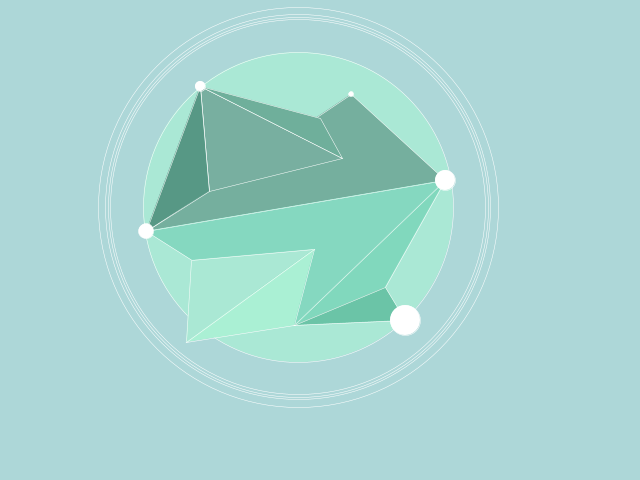
Frame 1 (no input)
Frame 60 (the mouse pressed at the canvas centre just before this capture): identical to frame 1, image omitted
Frame 120 (the mouse held since frame 60 and released just before this capture): identical to frame 1, image omitted

The Processing sketch that drew this single still picture (run headless with seeded random() and noise(); from frame 60 on, the mouse is pressed at the canvas centre):

// Processing sketch: processing_13445
// ── processing_13445.pde

void setup(){
  size(640,480);
  smooth();
}

void draw(){
  background(173,215,216);
  stroke(255);
  strokeWeight(.5);
  
  fill(170,232,213);
  ellipse(298,207,310,310);
  
  //background circles
  noFill();
  ellipse(298,207,400,400);
  ellipse(298,207,385,385);
  ellipse(298,207,380,380);
  ellipse(298,207,375,375);
  
  //main triangle shape
  fill(117,175,158);
  triangle(146,231,351,94,445,180);
  
  fill(133,216,192);
  triangle(146,231,445,180,294,325);
  
  fill(129,216,189);  
  triangle(385,287,445,180,294,325);
  
  fill(170,232,212);  
  triangle(186,342,191,260,314,249);

  fill(170,240,212);  
  triangle(186,342,314,249,294,325);
  //top
  fill(120,175,160);  
  triangle(342,158,200,86,209,191);
  
  fill(111,175,155);  
  triangle(342,158,320,118,200,86);
  
  fill(87,152,133);  
  triangle(146,231,209,191,200,86);
  
  fill(107,196,167);
  triangle(385,287,405,320,294,325);
  
  fill(255);
  ellipse(146,231,15,15);
  ellipse(200,86,10,10);
  ellipse(445,180,20,20);
  ellipse(351,94,5,5);
  ellipse(405,320,30,30);
  
println("x: " + mouseX + "y:" + mouseY);
}
